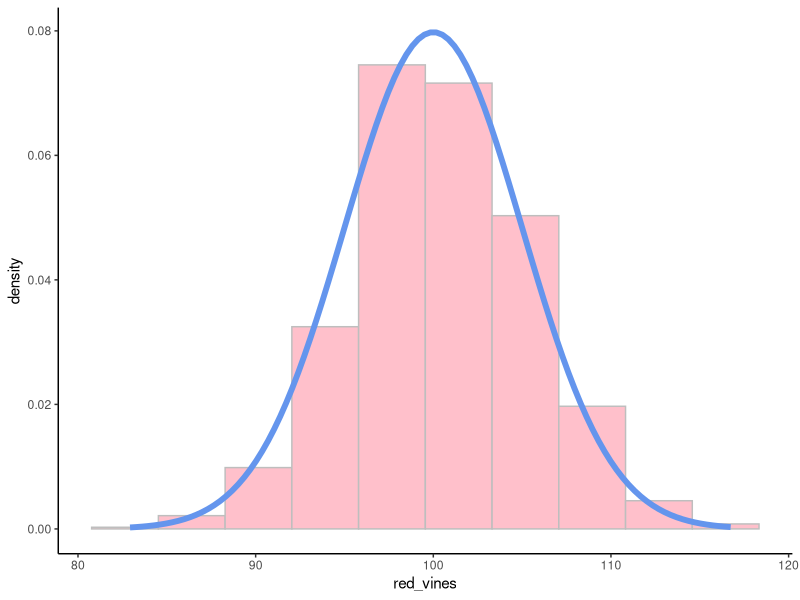
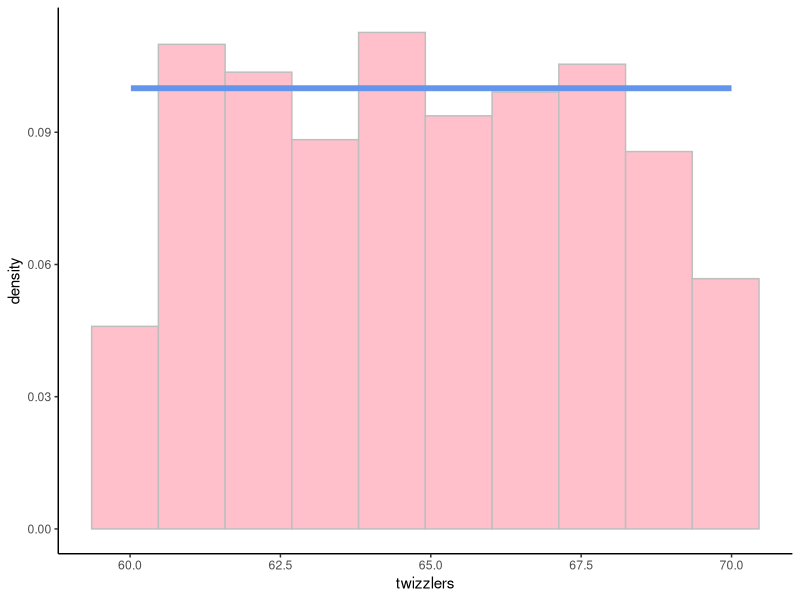
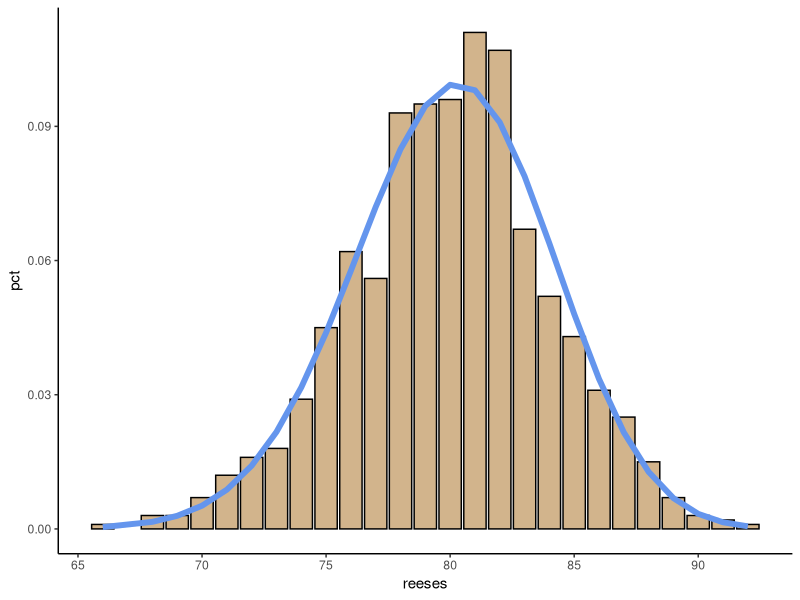
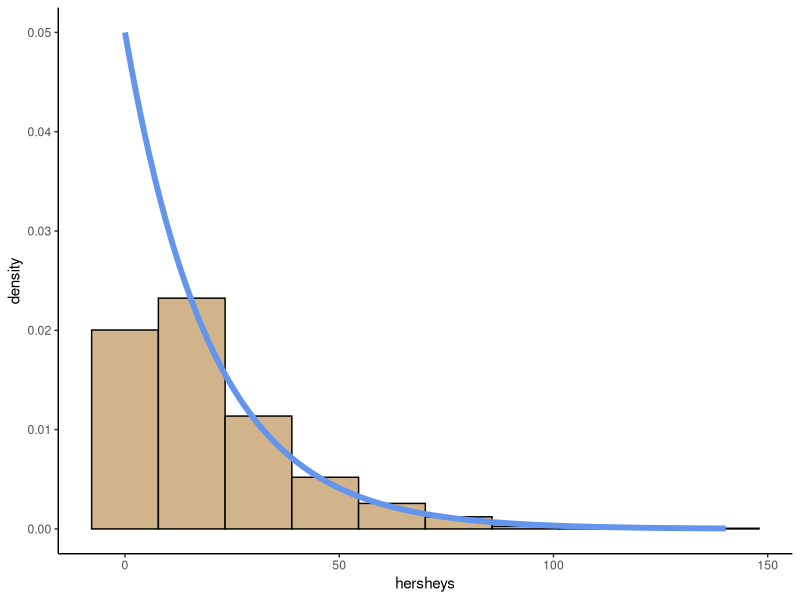
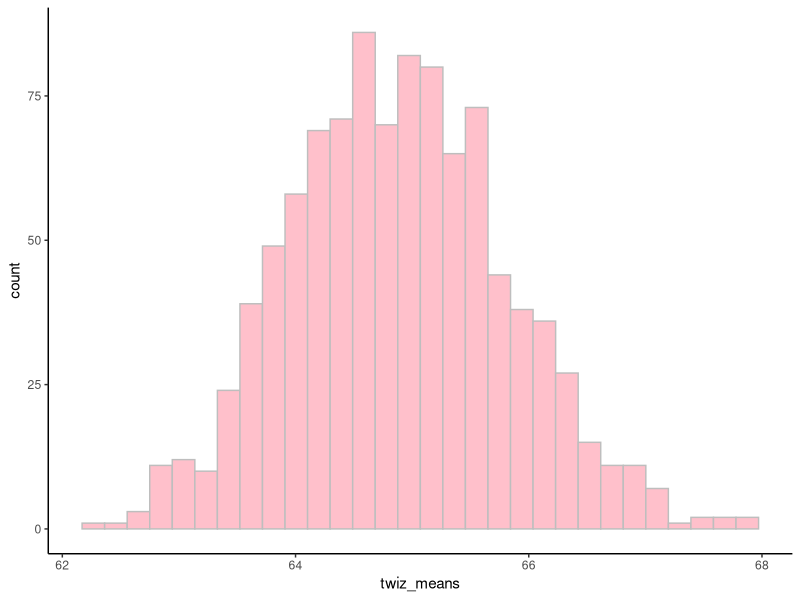
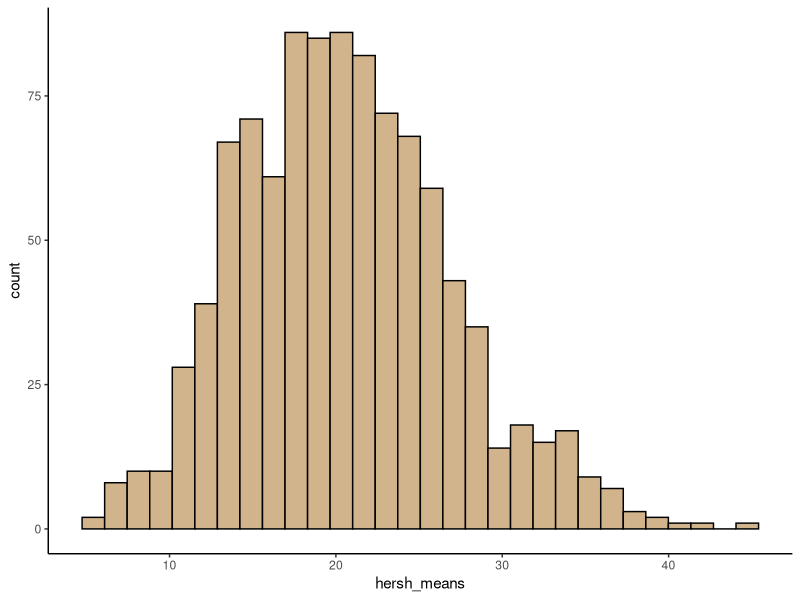
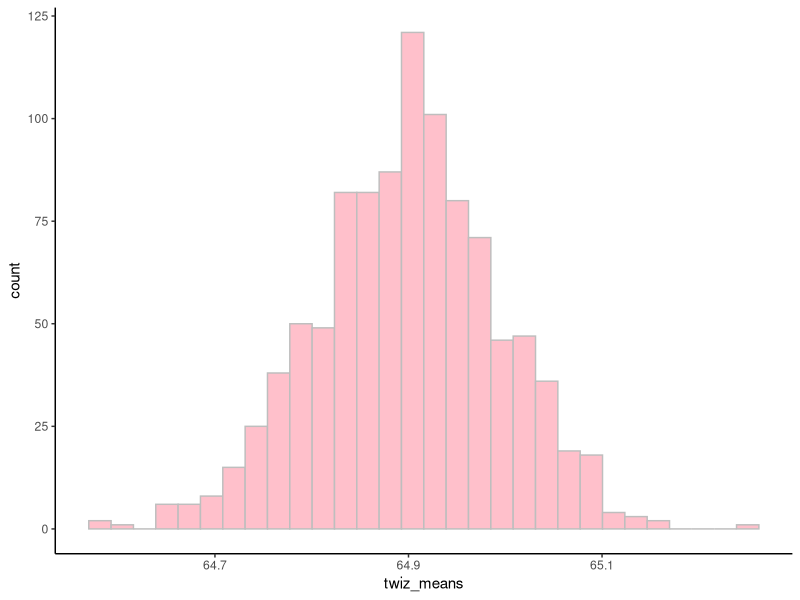
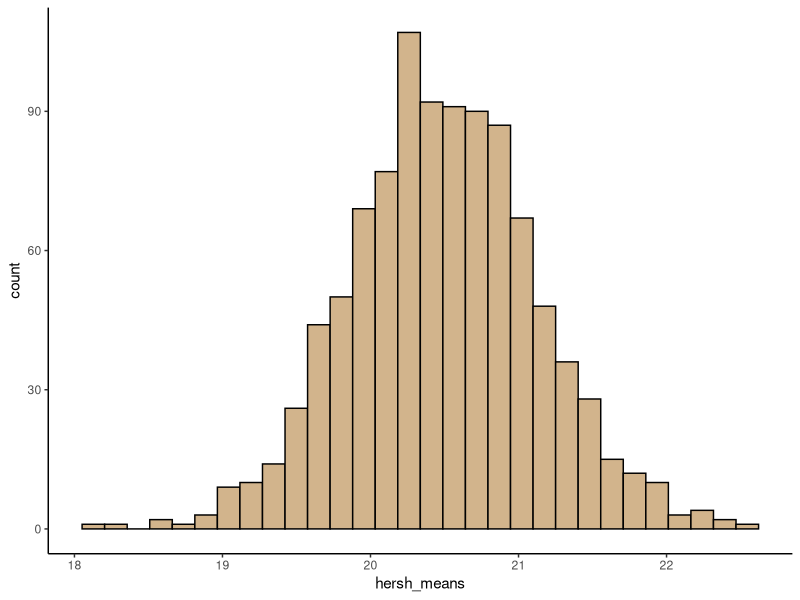

These figures' R source, in order:
## ---- chunk 1
knitr::opts_chunk$set(fig.width=12, fig.height=8, fig.path='Figs/',
                      echo=TRUE, warning=FALSE, message=FALSE,eval=TRUE)

library(tidyverse)
## ---- chunk 2
candy_ratings <- tibble(
  red_vines = rnorm(30, 100, 5),
  twizzlers = runif(30, 60, 70),
  reeses = rbinom(30, 100, .8),
  hersheys = rexp(30, .05)
)
## ---- chunk 3
candy_ratings %>%
  summarize_all(funs(mean, sd)) 
## ---- chunk 4
candy_ratings <- tibble(
  red_vines = rnorm(1000, 100, 5),
  twizzlers = runif(1000, 60, 70),
  reeses = rbinom(1000, 100, .8),
  hersheys = rexp(1000, .05)
)


candy_ratings %>%
  summarize_all(funs(mean, sd)) 
## ---- chunk 5
candy_ratings %>%
  ggplot(aes(x = red_vines)) +
  geom_histogram(aes(y = ..density..), 
                 col = "grey", fill = "pink",
                 bins = 10) +
  stat_function(fun = dnorm, 
                args = list(100, 5),
                col = "cornflowerblue",
                lwd = 2) +
  theme_classic()


candy_ratings %>%
  ggplot(aes(x = twizzlers)) +
  geom_histogram(aes(y = ..density..), 
                 col = "grey", fill = "pink",
                 bins = 10) +
  stat_function(fun = dunif, 
                args = list(60, 70),
                col = "cornflowerblue",
                lwd = 2) +
  theme_classic()

candy_ratings %>%
  count(reeses) %>%
  mutate(
    pct = n/sum(n),
    dbin = dbinom(reeses, 100, .8)
  ) %>%
  ggplot() +
  geom_col(aes(x = reeses, y = pct), 
                 col = "black", fill = "tan") +
  geom_line(aes(x = reeses, y = dbin),
                col = "cornflowerblue",
                lwd = 2) +
  theme_classic()

candy_ratings %>%
  ggplot(aes(x = hersheys)) +
  geom_histogram(aes(y = ..density..), 
                 col = "black", fill = "tan",
                 bins = 10) +
  stat_function(fun = dexp, 
                args = list(.05),
                col = "cornflowerblue",
                lwd = 2) +
  theme_classic()
## ---- chunk 6
sample_mean <- function(vec, n) {
  
  subsample <- sample(vec, n)
  mean(subsample, na.rm = TRUE)
  
  
}

sample_mean(1:10, 5)
## ---- chunk 7
many_sample_means <- function(vec, n, reps = 1000) {
  
  replicate(reps, sample_mean(vec, n))
  
}

many_sample_means(1:10, 5, 10)
## ---- chunk 8
sample_means_ns <- function(vec, ns, reps = 1000) {
  
  my_means <- map(ns, ~many_sample_means(vec, .x, reps))
  
  tibble(
    sample_mean = unlist(my_means),
    n = rep(ns, each = reps)
  )
  
}

sample_means_ns(1:10, 5:7, 10)
## ---- chunk 9
twiz_means <- candy_ratings %>%
  pull(twizzlers) %>%
  many_sample_means(n = 10, reps = 1000)

hersh_means <- candy_ratings %>%
  pull(hersheys) %>%
  many_sample_means(n = 10, reps = 1000)
## ---- chunk 10
ggplot(, aes(x = twiz_means)) +
  geom_histogram(col = "grey", fill = "pink") +
  theme_classic()


ggplot(, aes(x = hersh_means)) +
  geom_histogram(col = "black", fill = "tan") +
  theme_classic()
## ---- chunk 11
mean(twiz_means)
sd(twiz_means)

mean(hersh_means)
sd(hersh_means)
## ---- chunk 12
twiz_means <- candy_ratings %>%
  pull(twizzlers) %>%
  many_sample_means(n = 500, reps = 1000)

hersh_means <- candy_ratings %>%
  pull(hersheys) %>%
  many_sample_means(n = 500, reps = 1000)
## ---- chunk 13
ggplot(, aes(x = twiz_means)) +
  geom_histogram(col = "grey", fill = "pink") +
  theme_classic()


ggplot(, aes(x = hersh_means)) +
  geom_histogram(col = "black", fill = "tan") +
  theme_classic()
## ---- chunk 14
mean(twiz_means)
sd(twiz_means)

mean(hersh_means)
sd(hersh_means)
## ---- chunk 15
candy_ratings %>% 
  pull(hersheys) %>%
  sample_means_ns(ns = 5:100, reps = 50) %>%
  group_by(n) %>%
  summarize(std_dev = sd(sample_mean)) %>%
  ggplot(aes(x = n, y = std_dev)) +
  geom_line()
## ---- chunk 16
rand_vals <- rexp(10000, 0.02)

my_sample_means <- many_sample_means(rand_vals, n = 30, reps = 1000)

sum(my_sample_means > 55)
## ---- chunk 17
1 - pnorm(55, mean = 50, sd = 50/sqrt(30))
